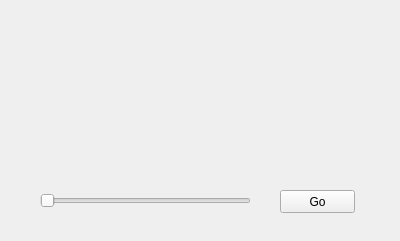
<?xml version="1.0" encoding="UTF-8"?>
<ui version="4.0">
 <class>Widget</class>
 <widget class="QWidget" name="Widget">
  <property name="geometry">
   <rect>
    <x>0</x>
    <y>0</y>
    <width>400</width>
    <height>241</height>
   </rect>
  </property>
  <property name="windowTitle">
   <string>Widget</string>
  </property>
  <widget class="QPushButton" name="pushButton">
   <property name="geometry">
    <rect>
     <x>280</x>
     <y>190</y>
     <width>75</width>
     <height>23</height>
    </rect>
   </property>
   <property name="text">
    <string>Go</string>
   </property>
  </widget>
  <widget class="QSlider" name="horizontalSlider">
   <property name="geometry">
    <rect>
     <x>40</x>
     <y>190</y>
     <width>211</width>
     <height>22</height>
    </rect>
   </property>
   <property name="orientation">
    <enum>Qt::Horizontal</enum>
   </property>
  </widget>
  <widget class="BallWidget" name="widget" native="true">
   <property name="geometry">
    <rect>
     <x>9</x>
     <y>9</y>
     <width>371</width>
     <height>171</height>
    </rect>
   </property>
  </widget>
 </widget>
 <layoutdefault spacing="6" margin="11"/>
 <customwidgets>
  <customwidget>
   <class>BallWidget</class>
   <extends>QWidget</extends>
   <header>ballwidget.h</header>
   <container>1</container>
  </customwidget>
 </customwidgets>
 <resources/>
 <connections/>
</ui>
